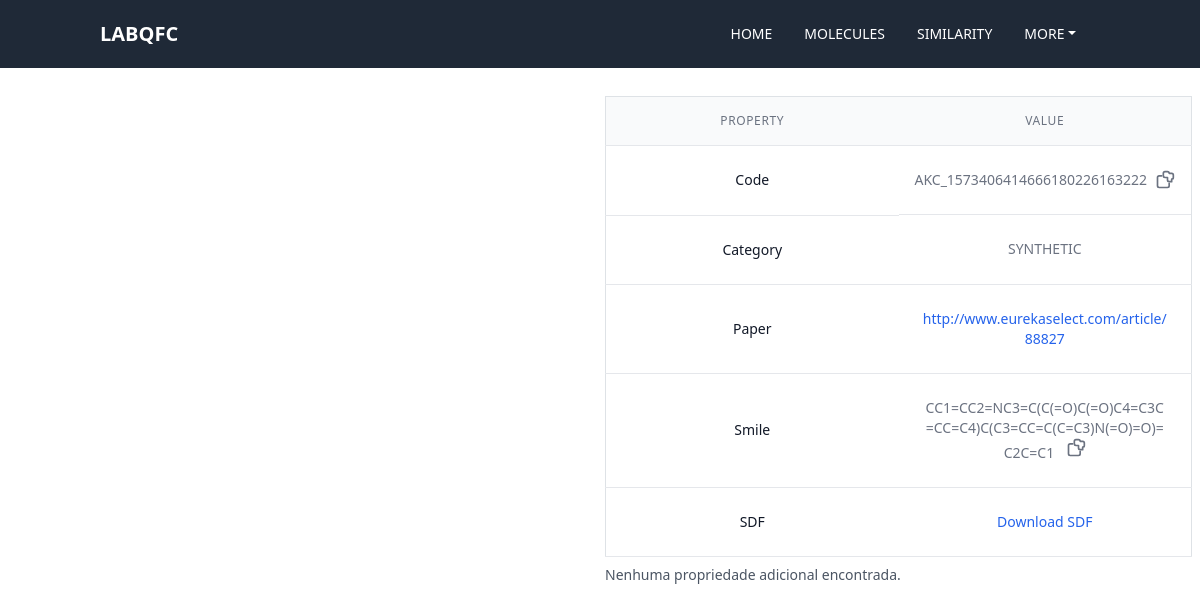
Page /imagem/3 on the committed database.
### galeria/models.py (models this page shows, shortened)
class similaridade(models.Model):
    OPCOES_CATEGORIA = [
        ("SYNTHETIC", "Synthetic"),
        ("NATURAL", "Natural"),
        ("DRUG", "Drug"),
    ]
    id = models.BigAutoField(auto_created=True, primary_key=True)
    nome = models.CharField(max_length=100, blank=False, default='')
    smile = models.CharField(max_length=300)
    categoria = models.CharField(max_length=100, choices=OPCOES_CATEGORIA, default='')
    sdf = models.FileField(upload_to='sdfs/')
    url = models.URLField(blank=True, null=True)
    observacoes_admin = models.TextField("Observações do Administrador", blank=True, null=True)
    publicada = models.BooleanField(default=False)
    data_mol = models.DateTimeField(default=datetime.now, blank=False)

### galeria/views.py (the view)
# urls.py: path('imagem/<int:id>', views.molecula_view, name="imagem"),
def molecula_view(request, id):
    similaridade_instancia = get_object_or_404(similaridade, id=id)
    sdf_path = similaridade_instancia.sdf.path
    data = extract_data_from_sdf(sdf_path)
    moleculas_data = [
        {
            'peso_molecular': mw,
            'logp': logp,
            'h_donors': hd,
            'h_acceptors': ha,
            'lipinski_rules_met': lr,
            'tpsa': tpsa
        }
        for mw, logp, hd, ha, lr, tpsa in zip(data['MolecularWeights'], data['LogPs'], data['HDonors'], data['HAcceptors'], data['LipinskiRulesMet'], data['tpsa'])
    ]
    return render(request, 'galeria/imagem.html', {'moleculas_data': moleculas_data, 'mol': similaridade_instancia})

### galeria/views.py (called while the page is built, shortened)
def extract_data_from_sdf(sdf_path):
    data = {
        'Molecules': [],
        'MolecularWeights': [],
        'LogPs': [],
        'HDonors': [],
        'HAcceptors': [],
        'LipinskiRulesMet': [],
        'tpsa': []  # Adiciona uma chave para TPSA.
    }
    suppl = Chem.SDMolSupplier(str(sdf_path))
    return data

### Templates/galeria/imagem.html (shortened to what this page needs)
{% load static %}
<!DOCTYPE html>
<html lang="pt-br">
<head>
    <link rel="stylesheet" href="{% static '/styles/styl5.css' %}">
    <link href="https://cdn.jsdelivr.net/npm/bootstrap@5.3.0-alpha3/dist/css/bootstrap.min.css" rel="stylesheet"
>
    <script src="https://cdn.tailwindcss.com"></script>
</head>
<body>
    {% include 'galeria/partials/_menu.html' %}
    <div class="grid-container1">
    </div>
    <div class="grid-container2">
        <div class="grid-item2" id="molViewerWrapper">
            <div id="molViewer" style="width: 500px; height: 500px;"></div>
        </div>
        <div class="mt-3 mr-2" id="texto" class="text-right">
            <table class="min-w-full table-fixed border-collapse border border-gray-200 mb-4rounded-lg">
                <thead class="bg-gray-50">
                    <tr>
                        <th scope="col"
                            class="border-b border-gray-200 px-6 py-3 text-center text-xs font-medium text-gray-500 uppercase tracking-wider">
                            Property</th>
                        <th scope="col"
                            class="border-b border-gray-200 px-6 py-3 text-center text-xs font-medium text-gray-500 uppercase tracking-wider">
                            Value</th>
                    </tr>
                </thead>
                <tbody class="bg-white">
                    <tr>
                        <td
                            class="border-b border-gray-200 px-6 py-4 whitespace-nowrap text-sm font-medium text-gray-900 text-center ">
                            Code</td>
                        <td
                            class="border-b border-gray-200 px-6 py-4 whitespace-nowrap text-sm text-gray-500 text-center flex items-center justify-center">
                            <span>{{ mol.nome }}</span>
                            <button onclick="copyToClipboard(this)" class="ml-2">
                            </button>
                        </td>
                    </tr>
                    <tr>
                        <td
                            class="border-b border-gray-200 px-6 py-4 whitespace-nowrap text-sm font-medium text-gray-900 text-center ">
                            Category</td>
                        <td
                            class="border-b border-gray-200 px-6 py-4 whitespace-nowrap text-sm text-gray-500 text-center ">
                            {{ mol.categoria }}</td>
                    </tr>
                    <tr>
                        <td
                            class="border-b border-gray-200 px-6 py-4 whitespace-nowrap text-sm font-medium text-gray-900 text-center ">
                            Paper</td>
                        <td
                            class="border-b border-gray-200 px-6 py-4 text-sm text-gray-500 text-center smile-cell">
                            <a href="{{ mol.url }}" target="_blank" class="text-blue-600 hover:text-blue-800">
                                {{ mol.url }}
                            </a>
                        </td>
                    </tr>
                    <tr>
                        <td
                            class="border-b border-gray-200 px-6 py-4 whitespace-nowrap text-sm font-medium text-gray-900 text-center ">
                            Smile</td>
                        <td class="border-b border-gray-200 px-6 py-4 text-sm text-gray-500 text-center smile-cell">
                            <span>{{ mol.smile }}</span>
                            <button onclick="copyToClipboard(this)" class="ml-2">
                            </button>
                        </td>
                    </tr>
                    <tr>
                        <td
                            class="border-b border-gray-200 px-6 py-4 whitespace-nowrap text-sm font-medium text-gray-900 text-center ">
                            SDF</td>
                        <td
                            class="border-b border-gray-200 px-6 py-4 whitespace-nowrap text-sm text-gray-500 text-center ">
                            <a href="{{ mol.sdf.url }}" download class="text-blue-600 hover:text-blue-800">Download
                                SDF</a>
                        </td>
                    </tr>
                </tbody>
            </table>
            {% if moleculas_data %}
            <table class="min-w-full table-auto border-collapse border border-gray-200 mb-10">
                <thead class="bg-gray-50">
                    <tr>
                        <th scope="col"
                            class="border-b border-gray-200 px-6 py-3 text-center text-xs font-medium text-gray-500 uppercase tracking-wider">
                            #</th>
                        <th scope="col"
                            class="border-b border-gray-200 px-6 py-3 text-center text-xs font-medium text-gray-500 uppercase tracking-wider">
                            Molecular weight</th>
                        <th scope="col"
                            class="border-b border-gray-200 px-6 py-3 text-center text-xs font-medium text-gray-500 uppercase tracking-wider">
                            LogP</th>
                        <th scope="col"
                            class="border-b border-gray-200 px-6 py-3 text-center text-xs font-medium text-gray-500 uppercase tracking-wider">
                            H donors</th>
                        <th scope="col"
                            class="border-b border-gray-200 px-6 py-3 text-center text-xs font-medium text-gray-500 uppercase tracking-wider">
                            H acceptors</th>
                        <th scope="col"
                            class="border-b border-gray-200 px-6 py-3 text-center text-xs font-medium text-gray-500 uppercase tracking-wider">
                            Lipinski Rules Met</th>
                        <th scope="col"
                            class="border-b border-gray-200 px-6 py-3 text-center text-xs font-medium text-gray-500 uppercase tracking-wider">
                            TPSA</th>
                    </tr>
                </thead>
                <tbody class="bg-white">
                    {% for molecula in moleculas_data %}
                    <tr>
                        <th scope="row"
                            class="border-b border-gray-200 px-6 py-4 whitespace-nowrap text-sm font-medium text-gray-900 text-center">
                            {{ forloop.counter }}</th>
                        <td
                            class="border-b border-gray-200 px-6 py-4 whitespace-nowrap text-sm text-gray-500 text-center">
                            {{ molecula.peso_molecular|floatformat:2 }}</td>
                        <td
                            class="border-b border-gray-200 px-6 py-4 whitespace-nowrap text-sm text-gray-500 text-center">
                            {{ molecula.logp|floatformat:2 }}</td>
                        <td
                            class="border-b border-gray-200 px-6 py-4 whitespace-nowrap text-sm text-gray-500 text-center">
                            {{ molecula.h_donors }}</td>
                        <td
                            class="border-b border-gray-200 px-6 py-4 whitespace-nowrap text-sm text-gray-500 text-center">
                            {{ molecula.h_acceptors }}</td>
                        <td
                            class="border-b border-gray-200 px-6 py-4 whitespace-nowrap text-sm text-gray-500 text-center">
                            {{ molecula.lipinski_rules_met }} of the 4 rules</td>
                        <td
                            class="border-b border-gray-200 px-6 py-4 whitespace-nowrap text-sm text-gray-500 text-center">
                            {{ molecula.tpsa|floatformat:2 }}</td>
                    </tr>
                    {% endfor %}
                </tbody>
            </table>
            {% else %}
            <p class="mt-2 text-sm text-gray-600">Nenhuma propriedade adicional encontrada.</p>
            {% endif %}
        </div>
    </div>
</body>
</html>

### setup/static/styles/styl5.css (style rules this page uses)
.grid-container1 { display: grid; grid-template-columns: 21fr; grid-template-rows: 3fr; grid-gap: 10px; padding: 6px; text-align: center; background-color: rgb(255, 255, 255); }
.grid-container2 { display: grid; grid-template-columns: 10.5fr 10.5fr; grid-template-rows:3fr; grid-gap: 10px; height: 400px; }
.grid-item2 { text-align: center; }
#texto { background-color: rgba(180, 187, 180, 0.707); height: 400px; }
#molViewer { width: 100%; margin-top: 50px; }
body { background-color: rgba(134, 173, 182, 0.507);;; }

### Templates/galeria/imagem.html (style rules this page uses)
.table-fixed { width: 100%; table-layout: fixed; }
.smile-cell { max-width: 0; overflow-wrap: break-word; }
.smile-cell { hyphens: auto; }

### rows in the picture
similaridade: nome "AKC_1573406414666180226163222", categoria "SYNTHETIC", url "http://www.eurekaselect.com/article/88827", smile "CC1=CC2=NC3=C(C(=O)C(=O)C4=C3C=CC=C4)C(C3=CC=C(C=C3)N(=O)=O)=C2C=C1"
